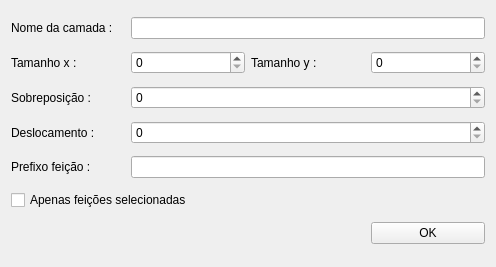
<?xml version="1.0" encoding="UTF-8"?>
<ui version="4.0">
 <class>Form</class>
 <widget class="QWidget" name="Form">
  <property name="geometry">
   <rect>
    <x>0</x>
    <y>0</y>
    <width>496</width>
    <height>267</height>
   </rect>
  </property>
  <property name="windowTitle">
   <string>Form</string>
  </property>
  <layout class="QGridLayout" name="gridLayout">
   <item row="0" column="0">
    <widget class="QLabel" name="label">
     <property name="text">
      <string>Nome da camada :</string>
     </property>
    </widget>
   </item>
   <item row="0" column="1" colspan="3">
    <widget class="QLineEdit" name="layerNameLe"/>
   </item>
   <item row="1" column="0">
    <widget class="QLabel" name="label_2">
     <property name="text">
      <string>Tamanho x :</string>
     </property>
    </widget>
   </item>
   <item row="1" column="1">
    <widget class="QSpinBox" name="xSizeLe">
     <property name="maximum">
      <number>999999999</number>
     </property>
    </widget>
   </item>
   <item row="1" column="2">
    <widget class="QLabel" name="label_4">
     <property name="text">
      <string>Tamanho y :</string>
     </property>
    </widget>
   </item>
   <item row="1" column="3">
    <widget class="QSpinBox" name="ySizeLe">
     <property name="maximum">
      <number>999999999</number>
     </property>
    </widget>
   </item>
   <item row="2" column="0">
    <widget class="QLabel" name="label_3">
     <property name="text">
      <string>Sobreposição :</string>
     </property>
    </widget>
   </item>
   <item row="2" column="1" colspan="3">
    <widget class="QSpinBox" name="overlapLe">
     <property name="maximum">
      <number>999999999</number>
     </property>
    </widget>
   </item>
   <item row="3" column="0">
    <widget class="QLabel" name="label_5">
     <property name="text">
      <string>Deslocamento :</string>
     </property>
    </widget>
   </item>
   <item row="3" column="1" colspan="3">
    <widget class="QSpinBox" name="deplaceLe">
     <property name="maximum">
      <number>999999999</number>
     </property>
    </widget>
   </item>
   <item row="4" column="0">
    <widget class="QLabel" name="label_6">
     <property name="text">
      <string>Prefixo feição :</string>
     </property>
    </widget>
   </item>
   <item row="4" column="1" colspan="3">
    <widget class="QLineEdit" name="prefixFeatureLe"/>
   </item>
   <item row="5" column="0" colspan="2">
    <widget class="QCheckBox" name="onlySelectedCkb">
     <property name="text">
      <string>Apenas feições selecionadas</string>
     </property>
    </widget>
   </item>
   <item row="6" column="0" colspan="3">
    <spacer name="horizontalSpacer">
     <property name="orientation">
      <enum>Qt::Horizontal</enum>
     </property>
     <property name="sizeHint" stdset="0">
      <size>
       <width>219</width>
       <height>20</height>
      </size>
     </property>
    </spacer>
   </item>
   <item row="6" column="3">
    <widget class="QPushButton" name="okBtn">
     <property name="text">
      <string>OK</string>
     </property>
    </widget>
   </item>
  </layout>
 </widget>
 <resources/>
 <connections/>
</ui>
